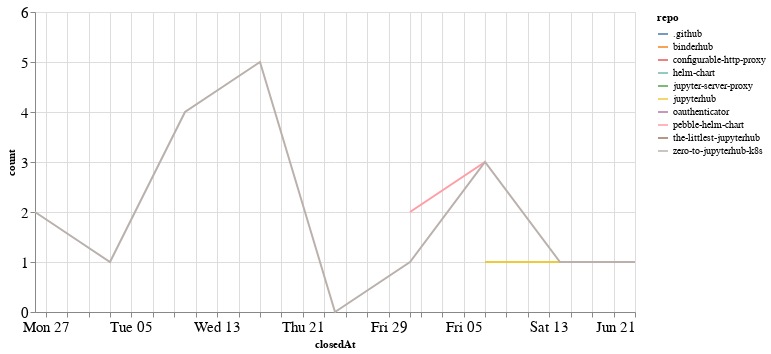

This figure's notebook cell:
### Code cell
closed_by_time = closed_by.groupby('repo').resample('W', on='closedAt').count()['author'].reset_index()
closed_by_time = closed_by_time.rename(columns={'author': 'count'})

alt.Chart(closed_by_time, width=600).mark_line().encode(
    x='closedAt',
    y='count',
    color='repo',
    tooltip="repo"
)

### Figure 1 — Vega-Lite specification as saved in the notebook (floating-point values rounded to 4 significant figures)
{"config": {"axisLeft": {"labelFontSize": 15}, "axisBottom": {"labelFontSize": 15}}, "data": {"name": "data-e02366c2ad133f0b83866d9ba00dfc05"}, "mark": "line", "encoding": {"color": {"type": "nominal", "field": "repo"}, "tooltip": {"type": "nominal", "field": "repo"}, "x": {"type": "temporal", "field": "closedAt"}, "y": {"type": "quantitative", "field": "count"}}, "width": 600, "$schema": "https://vega.github.io/schema/vega-lite/v4.8.1.json", "datasets": {"data-e02366c2ad133f0b83866d9ba00dfc05": [{"repo": ".github", "closedAt": "2020-05-03T00:00:00", "count": 1}, {"repo": "binderhub", "closedAt": "2020-05-24T00:00:00", "count": 1}, {"repo": "configurable-http-proxy", "closedAt": "2020-05-31T00:00:00", "count": 6}, {"repo": "helm-chart", "closedAt": "2020-05-10T00:00:00", "count": 2}, {"repo": "jupyter-server-proxy", "closedAt": "2020-05-24T00:00:00", "count": 1}, {"repo": "jupyterhub", "closedAt": "2020-06-07T00:00:00", "count": 1}, {"repo": "jupyterhub", "closedAt": "2020-06-14T00:00:00", "count": 1}, {"repo": "oauthenticator", "closedAt": "2020-05-17T00:00:00", "count": 1}, {"repo": "pebble-helm-chart", "closedAt": "2020-05-31T00:00:00", "count": 2}, {"repo": "pebble-helm-chart", "closedAt": "2020-06-07T00:00:00", "count": 3}, {"repo": "the-littlest-jupyterhub", "closedAt": "2020-05-10T00:00:00", "count": 1}, {"repo": "zero-to-jupyterhub-k8s", "closedAt": "2020-04-26T00:00:00", "count": 2}, {"repo": "zero-to-jupyterhub-k8s", "closedAt": "2020-05-03T00:00:00", "count": 1}, {"repo": "zero-to-jupyterhub-k8s", "closedAt": "2020-05-10T00:00:00", "count": 4}, {"repo": "zero-to-jupyterhub-k8s", "closedAt": "2020-05-17T00:00:00", "count": 5}, {"repo": "zero-to-jupyterhub-k8s", "closedAt": "2020-05-24T00:00:00", "count": 0}, {"repo": "zero-to-jupyterhub-k8s", "closedAt": "2020-05-31T00:00:00", "count": 1}, {"repo": "zero-to-jupyterhub-k8s", "closedAt": "2020-06-07T00:00:00", "count": 3}, {"repo": "zero-to-jupyterhub-k8s", "closedAt": "2020-06-14T00:00:00", "count": 1}, {"repo": "zero-to-jupyterhub-k8s", "closedAt": "2020-06-21T00:00:00", "count": 1}]}}
